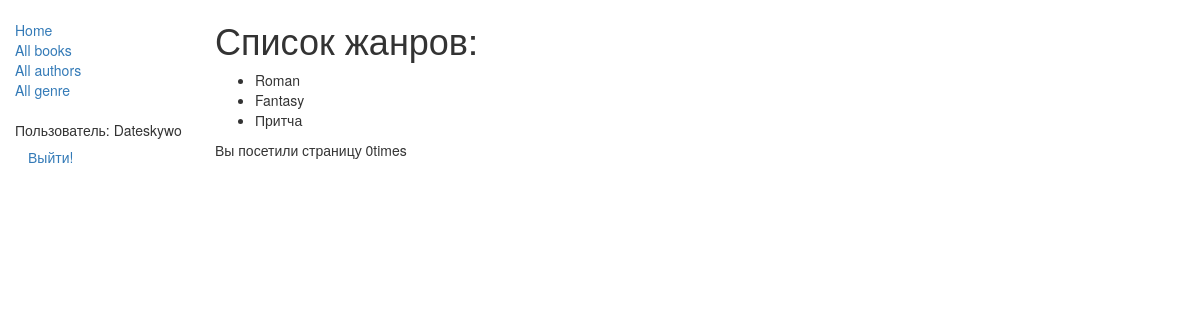
The page /catalog/genre_list/ (signed in) on the database as committed earlier.
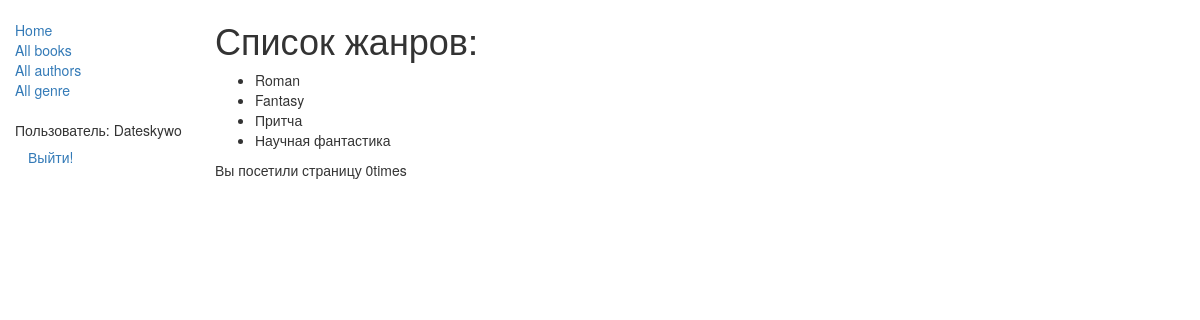
The same page on the database as committed later.
### catalog/models.py (models this page shows, shortened)
class Genre(models.Model):
    name = models.CharField(max_length=100, help_text="Enter a book genre")

### catalog/views.py (the view)
# urls.py: path('genre_list/', views.genre_list, name='genre_list'),
@login_required
def genre_list(request):
    genre_all = Genre.objects.all()
    genre_all = list(genre_all)
    num_visits_genre = request.session.get('num_visits_genre', 0)
    request.session['num_visits_genre'] = num_visits_genre+1
    return render(
        request, "genre_list.html",
          context={'num_visits_genre':num_visits_genre,
                   'genre_all':genre_all,
                   })

### catalog/templates/genre_list.html (shortened to what this page needs)
<!DOCTYPE html>
{% extends "base_generic.html" %}
{% load static %}
        {% block content %}
            <h1>Список жанров:</h1>
            {% if genre_all %}
            <ul>
                {% for genre in genre_all %}
                <li>
                    {{ genre.name }}
                </li>
                {% endfor %}
            </ul>
            {% else %}
                <p>В библиотеке нет книг!</p>
            {% endif %}
                <p>Вы посетили страницу {{num_visits_genre}}{% if num_visits_genre == 1 %} time{% else %}times{% endif %}</p>
    {% endblock %}

Rows that differ between the two databases and show on the page:
added Genre: name "Научная фантастика"
